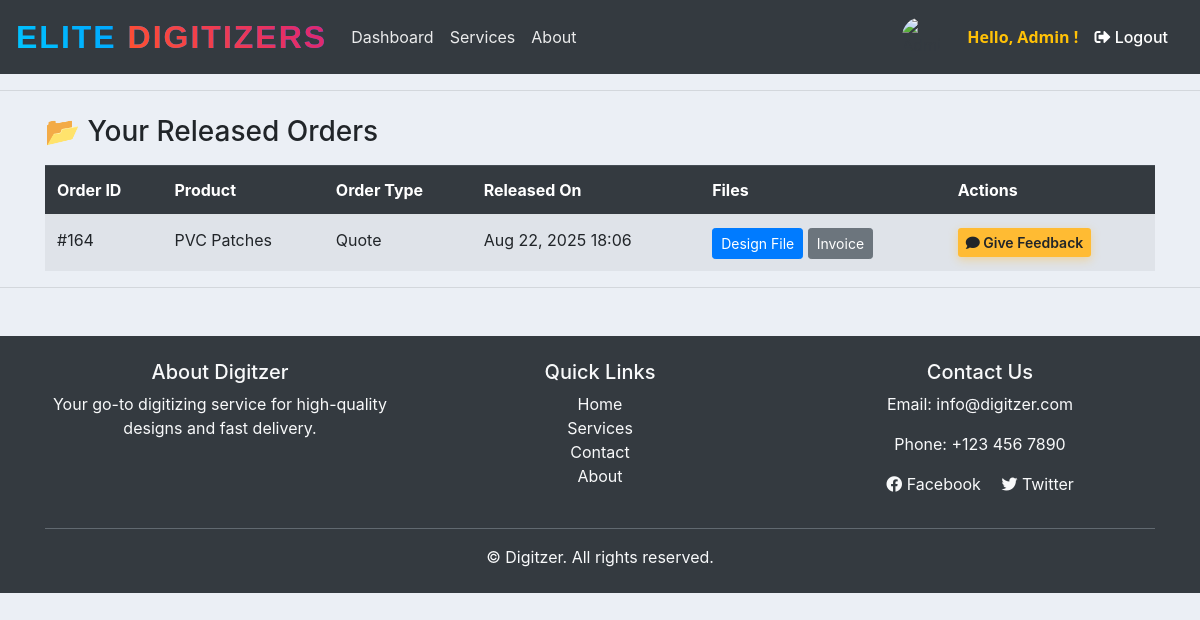
Before: /customer/released-orders/ (signed in) with the older database file.
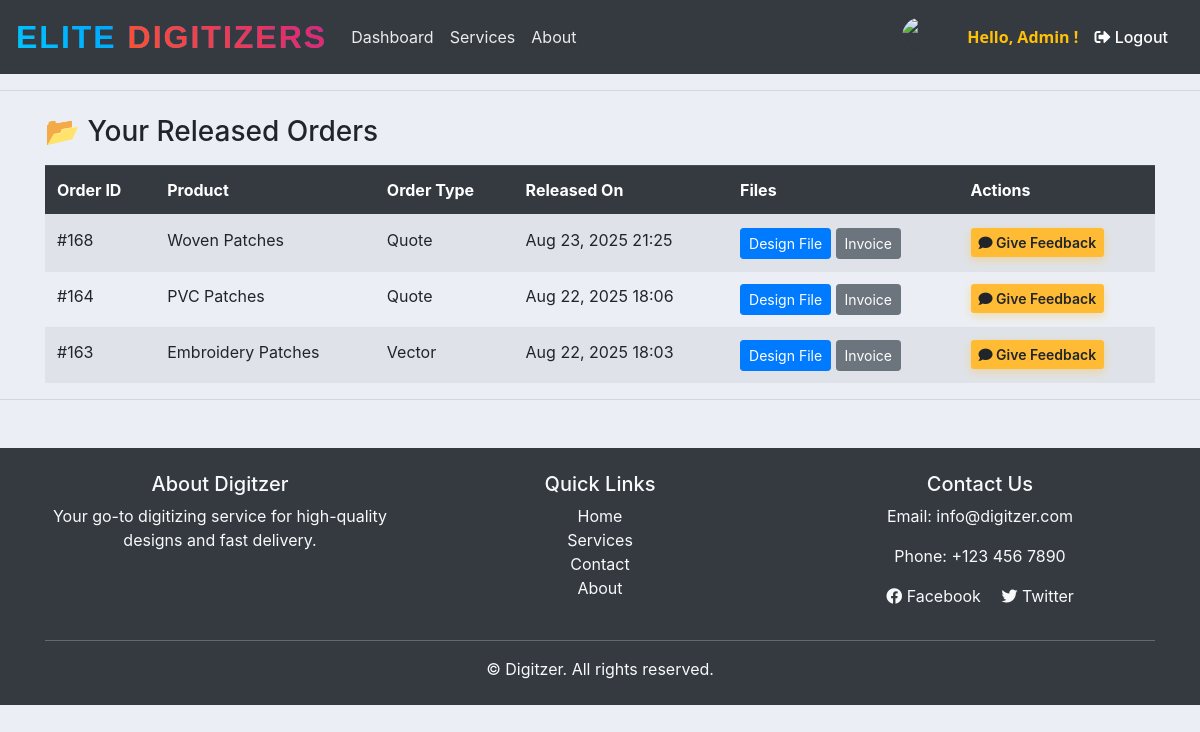
After: the same page with the newer database file.
### accounts/models.py (models this page shows, shortened)
class Order(models.Model):
    STATUS = (
        ('Pending', 'Pending'),
        ('Out for delivery', 'Out for delivery'),
        ('Delivered', 'Delivered'),
        ('Quote Requested', 'Quote Requested'),
        ('Active', 'Active'),
        ('Completed', 'Completed'),
        ('Released', 'Released'),
    )
    ORDER_TYPE = (
        ('Digitizing', 'Digitizing'),
        ('Vector', 'Vector'),
        ('Patch', 'Patch'),
        ('Quote', 'Quote'),
    )
    PAYMENT_STATUS = (
        ('Pending', 'Pending'),
        ('Paid', 'Paid'),
        ('Refunded', 'Refunded'),
    )
    REVIEW_STATUS = (
    ('Pending', 'Pending'),
    ('Approved', 'Approved'),
    ('Rejected', 'Rejected'),
    )
    PLACEMENT_CHOICES = [
        ('Apron', 'Apron'),
        ('Bags', 'Bags'),
        ('Cap', 'Cap'),
        ('Cap Side', 'Cap Side'),
        ('Cap Back', 'Cap Back'),
        ('Chest', 'Chest'),
        ('Gloves', 'Gloves'),
        ('Jacket Back', 'Jacket Back'),
        ('Patches', 'Patches'),
        ('Sleeve', 'Sleeve'),
        ('Towel', 'Towel'),
        ('Visor', 'Visor'),
        ('Other', 'Other'),
    ]
    FABRIC_CHOICES = [
        ('Blanket', 'Blanket'),
        ('Canvas', 'Canvas'),
        ('Canis', 'Canis'),
        ('Cotton Woven', 'Cotton Woven'),
        ('Denim', 'Denim'),
        ('Felt', 'Felt'),
        ('Flannel', 'Flannel'),
        ('Fleece', 'Fleece'),
        ('Leather', 'Leather'),
        ('Nylon', 'Nylon'),
        ('Pique', 'Pique'),
        ('Polyester', 'Polyester'),
        ('Silk', 'Silk'),
        ('Single Jersey', 'Single Jersey'),
        ('Towel', 'Towel'),
        ('Twill', 'Twill'),
        ('Other', 'Other'),
    ]
    FORMAT_CHOICES = [
        ('100', '100'),
        ('cdr', 'cdr'),
        ('cdn', 'cdn'),
        ('dsb', 'dsb'),
        ('dst', 'dst'),
        ('dsz', 'dsz'),
        ('emb', 'emb'),
        ('exp', 'exp'),
        ('jef', 'jef'),
        ('ksm', 'ksm'),
        ('ofm', 'ofm'),
        ('pes', 'pes'),
        ('pxf', 'pxf'),
        ('pof', 'pof'),
        ('tap', 'tap'),
        ('xxx', 'xxx'),
        ('other', 'Other'),
    ]
    customer = models.ForeignKey(Customer, on_delete=models.CASCADE)
    product = models.ForeignKey(Product, null=True, on_delete=models.SET_NULL)
    order_type = models.CharField(max_length=50, choices=ORDER_TYPE, null=True, blank=True)
    date_created = models.DateTimeField(auto_now_add=True, null=True)
    status = models.CharField(max_length=200, null=True, choices=STATUS)
    Additional_information = models.TextField(blank=True, null=True)
    design_file = models.FileField(upload_to='designs/', null=True, blank=True)
    invoice_file = models.FileField(upload_to='invoices/', null=True, blank=True)
    quantity = models.PositiveIntegerField(default=1)
    fabric_material = models.CharField(max_length=100, blank=True, null=True, choices=FABRIC_CHOICES)
    Required_Format = models.CharField(max_length=100, blank=True, null=True, default='DST', choices=FORMAT_CHOICES)
    urgent = models.BooleanField(default=False)
    price = models.DecimalField(max_digits=10, decimal_places=2, blank=True, null=True, default=0.00)
    Height = models.CharField(max_length=100, blank=True, null=True, default='standard')
    Width = models.CharField(max_length=100, blank=True, null=True, default='standard')
    total_colors = models.PositiveIntegerField(null=True ,blank=True)
    turnaround_time = models.CharField(max_length=100, blank=True, null=True)
    placement = models.CharField(max_length=100, blank=True, null=True, choices=PLACEMENT_CHOICES)
    released = models.BooleanField(default=False)  # For release_projects
    payment_status = models.CharField(max_length=20, choices=PAYMENT_STATUS, default='Pending')  # For follow-up payments
    date_completed = models.DateTimeField(null=True, blank=True)  # Optional: track completion time
    review_status = models.CharField(max_length=20, choices=REVIEW_STATUS, default='Pending')
    review_comment = models.TextField(blank=True, null=True)
    design_file = models.FileField(upload_to='designs/', blank=True, null=True)
    assigned_designer = models.ForeignKey(User, on_delete=models.SET_NULL, null=True, blank=True, related_name='designer_orders')

class Product(models.Model):
    CATEGORY = (
        ('Indoor', 'Indoor'),
        ('Out Door', 'Out Door'),
    )
    name = models.CharField(max_length=200)
    price = models.FloatField(null=True)
    category = models.CharField(max_length=200, null=True, choices=CATEGORY)
    image = models.ImageField(upload_to='products/',null=True, blank=True)
    description = models.CharField(max_length=200)
    date_created = models.DateTimeField(auto_now_add=True, null=True)
    tags = models.ManyToManyField(Tag)

### accounts/views.py (the view)
# urls.py: path("customer/released-orders/", views.customer_orders, name="released_orders"),
@login_required
def customer_orders(request):
    if request.user.is_staff or request.user.groups.filter(name="admin").exists():
        released_orders = Order.objects.filter(status="Released").order_by("-date_created")
    else:
        customer = get_object_or_404(Customer, user=request.user)
        released_orders = Order.objects.filter(
            customer=customer, status="Released"
        ).order_by("-date_created")
    return render(request, "accounts/released_orders.html", {
        "released_orders": released_orders
    })

### templates/accounts/released_orders.html
{% extends "accounts/main.html" %}
{% block content %}
<div class="container mt-4">
    <h3>📂 Your Released Orders</h3>
    {% if released_orders %}
    <table class="table table-striped mt-3">
        <thead class="table-dark">
            <tr>
                <th>Order ID</th>
                <th>Product</th>
                <th>Order Type</th>
                <th>Released On</th>
                <th>Files</th>
                <th>Actions</th>
            </tr>
        </thead>
        <tbody>
            {% for order in released_orders %}
            <tr>
                <td>#{{ order.id }}</td>
                <td>{{ order.product.name }}</td>
                <td>{{ order.order_type }}</td>
                <td>{{ order.date_created|date:"M d, Y H:i" }}</td>
                <td>
                    {% if order.design_file %}
                        <a href="{{ order.design_file.url }}" class="btn btn-sm btn-primary">Design File</a>
                    {% endif %}
                    {% if order.invoice_file %}
                        <a href="{{ order.invoice_file.url }}" class="btn btn-sm btn-secondary">Invoice</a>
                    {% endif %}
                </td>
                <td>
                    <a href="{% url 'submit_feedback' order.id %}" class="btn btn-sm btn-warning">
                        <i class="fas fa-comment"></i> Give Feedback
                    </a>
                </td>
            </tr>
            {% endfor %}
        </tbody>
    </table>
    {% else %}
    <div class="alert alert-warning">You don’t have any released orders yet.</div>
    {% endif %}
</div>
{% endblock %}

Changed rows visible on the page:
now on this page (row edited): Order: id "168", product.name "Woven Patches", order_type "Quote", date_created "Aug 23, 2025 21:25"
now on this page (row edited): Order: id "163", product.name "Embroidery Patches", order_type "Vector", date_created "Aug 22, 2025 18:03"
